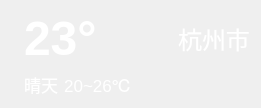
    <widget class="QWidget" name="widget02" native="true">
     <property name="maximumSize">
      <size>
       <width>400</width>
       <height>150</height>
      </size>
     </property>
     <property name="styleSheet">
      <string notr="true">color: rgb(255, 255, 255);</string>
     </property>
     <layout class="QHBoxLayout" name="horizontalLayout_5">
      <item>
       <widget class="QLabel" name="labelWeatherIcon">
        <property name="maximumSize">
         <size>
          <width>80</width>
          <height>80</height>
         </size>
        </property>
        <property name="text">
         <string/>
        </property>
        <property name="pixmap">
         <pixmap resource="res.qrc">:/res/qing.png</pixmap>
        </property>
        <property name="scaledContents">
         <bool>true</bool>
        </property>
       </widget>
      </item>
      <item>
       <layout class="QGridLayout" name="gridLayout_2">
        <item row="1" column="1">
         <widget class="QLabel" name="labelTempRange">
          <property name="font">
           <font>
            <pointsize>13</pointsize>
           </font>
          </property>
          <property name="text">
           <string>20~26℃</string>
          </property>
          <property name="alignment">
           <set>Qt::AlignCenter</set>
          </property>
         </widget>
        </item>
        <item row="1" column="0">
         <widget class="QLabel" name="labelweatherType">
          <property name="font">
           <font>
            <pointsize>13</pointsize>
           </font>
          </property>
          <property name="text">
           <string>晴天</string>
          </property>
          <property name="alignment">
           <set>Qt::AlignCenter</set>
          </property>
         </widget>
        </item>
        <item row="0" column="0" colspan="2">
         <widget class="QLabel" name="labelTmp">
          <property name="font">
           <font>
            <family>Microsoft YaHei UI</family>
            <pointsize>36</pointsize>
            <bold>true</bold>
            <stylestrategy>PreferDefault</stylestrategy>
           </font>
          </property>
          <property name="text">
           <string>23°</string>
          </property>
          <property name="scaledContents">
           <bool>false</bool>
          </property>
          <property name="alignment">
           <set>Qt::AlignLeading|Qt::AlignLeft|Qt::AlignVCenter</set>
          </property>
         </widget>
        </item>
        <item row="1" column="2">
         <spacer name="horizontalSpacer">
          <property name="orientation">
           <enum>Qt::Horizontal</enum>
          </property>
          <property name="sizeHint" stdset="0">
           <size>
            <width>40</width>
            <height>20</height>
           </size>
          </property>
         </spacer>
        </item>
        <item row="0" column="3">
         <widget class="QLabel" name="labelCity">
          <property name="font">
           <font>
            <family>Microsoft YaHei UI</family>
            <pointsize>18</pointsize>
           </font>
          </property>
          <property name="text">
           <string>杭州市</string>
          </property>
          <property name="alignment">
           <set>Qt::AlignCenter</set>
          </property>
         </widget>
        </item>
       </layout>
      </item>
     </layout>
    </widget>
